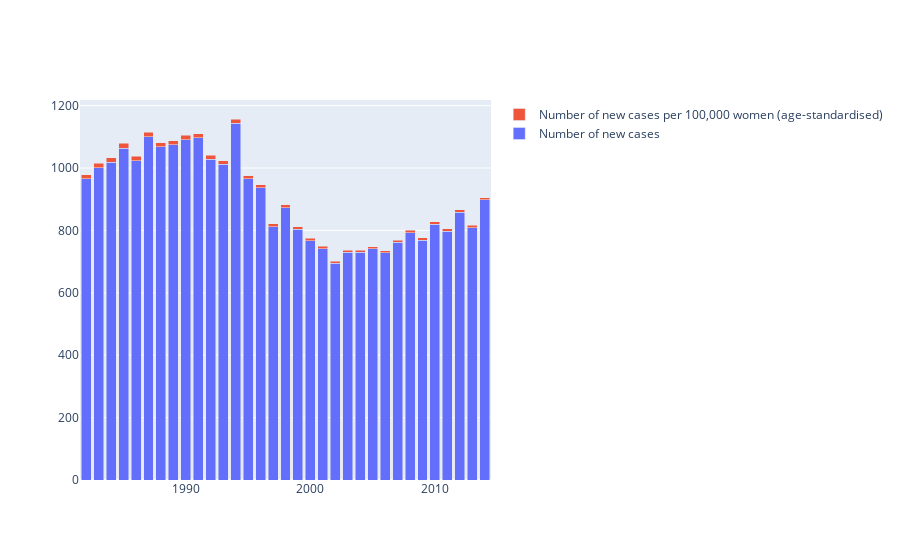

Notebook code cell kept with this figure:
### Code cell
fig = go.Figure(data=[trace1, trace2])
fig.update_layout(barmode='stack')
fig.show()

### Figure 1 — Plotly figure (JSON) as saved in the notebook; plotly's stock layout.template omitted (floating-point values rounded to 4 significant figures)
{"data": [{"name": "Number of new cases", "type": "bar", "x": [1982, 1983, 1984, 1985, 1986, 1987, 1988, 1989, 1990, 1991, 1992, 1993, 1994, 1995, 1996, 1997, 1998, 1999, 2000, 2001, 2002, 2003, 2004, 2005, 2006, 2007, 2008, 2009, 2010, 2011, 2012, 2013, 2014], "y": ["965", "1,001", "1,019", "1,064", "1,023", "1,100", "1,068", "1,074", "1,091", "1,097", "1,028", "1,012", "1,144", "965", "936", "812", "873", "804", "767", "742", "694", "730", "730", "741", "728", "762", "793", "769", "820", "798", "859", "809", "898"]}, {"name": "Number of new cases per 100,000 women\n(age-standardised)", "type": "bar", "x": [1982, 1983, 1984, 1985, 1986, 1987, 1988, 1989, 1990, 1991, 1992, 1993, 1994, 1995, 1996, 1997, 1998, 1999, 2000, 2001, 2002, 2003, 2004, 2005, 2006, 2007, 2008, 2009, 2010, 2011, 2012, 2013, 2014], "y": [14.2, 14.4, 14.3, 14.7, 14, 14.4, 13.6, 13.5, 13.5, 13.3, 12.2, 11.9, 13.1, 10.8, 10.3, 8.8, 9.3, 8.4, 7.9, 7.5, 6.9, 7.1, 7, 7, 6.8, 7, 7.2, 6.8, 7.1, 6.9, 7.4, 6.8, 7.4]}], "layout": {"barmode": "stack"}}
